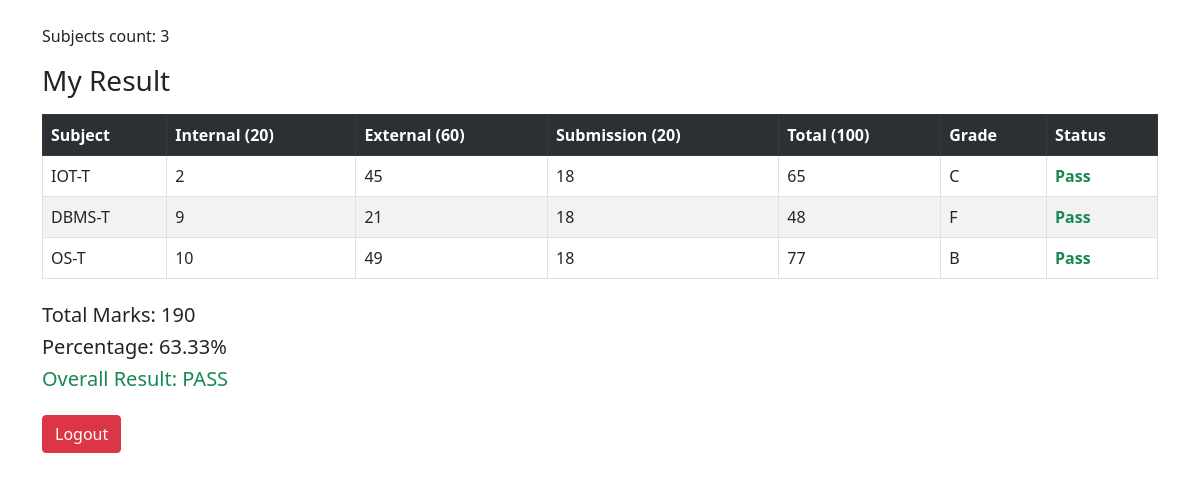
The app's page /result (signed in) with its own data.
### models.py (models this page shows)
class Marks(db.Model):
    id = db.Column(db.Integer, primary_key=True)
    student_id = db.Column(db.String(20))
    subject_code = db.Column(db.String(10))
    internal = db.Column(db.Integer)
    external = db.Column(db.Integer)
    submission = db.Column(db.Integer)

### app.py (the view)
@app.route("/result")
def result():
    if session.get("role") != "student":
        return redirect("/")
    sid = session.get("student_id")
    marks = Marks.query.filter_by(student_id=sid).all()
    return render_template("result.html", marks=marks)

### templates/result.html (shortened to what this page needs)
<!DOCTYPE html>
<html>
<head>
<link href="https://cdn.jsdelivr.net/npm/bootstrap@5.0.2/dist/css/bootstrap.min.css" rel="stylesheet">
</head>
<body class="container mt-4">
<p>Subjects count: {{ marks|length }}</p>
<h3 class="mb-3">My Result</h3>
<table class="table table-bordered table-striped">
<tr class="table-dark">
<th>Subject</th>
<th>Internal (20)</th>
<th>External (60)</th>
<th>Submission (20)</th>
<th>Total (100)</th>
<th>Grade</th>
<th>Status</th>
</tr>
{% set ns = namespace(grand_total=0) %}
{% for m in marks %}
{% set total = m.internal + m.external + m.submission %}
{% set ns.grand_total = ns.grand_total + total %}
<tr>
<td>{{ m.subject_code }}</td>
<td>{{ m.internal }}</td>
<td>{{ m.external }}</td>
<td>{{ m.submission }}</td>
<td>{{ total }}</td>
<td>
{% if total >= 90 %} A+
{% elif total >= 80 %} A
{% elif total >= 70 %} B
{% elif total >= 60 %} C
{% elif total >= 50 %} D
{% else %} F
{% endif %}
</td>
<td>
{% if total >= 40 %}
<span class="text-success fw-bold">Pass</span>
{% else %}
<span class="text-danger fw-bold">Fail</span>
{% endif %}
</td>
</tr>
{% endfor %}
</table>
{% set total_subjects = marks|length if marks else 0 %}
{% if total_subjects > 0 %}
    {% set percentage = (ns.grand_total / (total_subjects * 100)) * 100 %}
{% else %}
    {% set percentage = 0 %}
{% endif %}
<div class="mt-4">
<h5>Total Marks: {{ ns.grand_total }}</h5>
<h5>Percentage: {{ percentage|round(2) }}%</h5>
{% if total_subjects == 0 %}
<h5 class="text-warning">No marks available</h5>
{% elif percentage >= 40 %}
<h5 class="text-success">Overall Result: PASS</h5>
{% else %}
<h5 class="text-danger">Overall Result: FAIL</h5>
{% endif %}
</div>
<a href="/logout" class="btn btn-danger mt-3">Logout</a>
</body>
</html>

### records on screen
Marks: subject_code "IOT-T", internal "2", external "45", submission "18", total "65", shows "C"
Marks: subject_code "DBMS-T", internal "9", external "21", submission "18", total "48", shows "F"
Marks: subject_code "OS-T", internal "10", external "49", submission "18", total "77", shows "B"

### other values on screen
{{ marks|length }} "3"
{{ ns.grand_total }} "190"
{{ percentage|round(2) }} "63.33"
